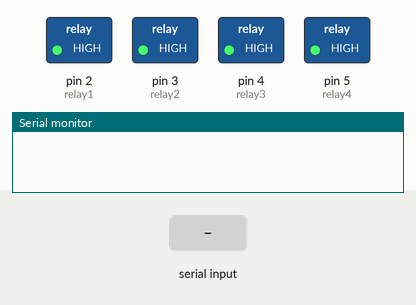
Bench run of a sketch on a simulated Arduino Uno, built with avr-gcc and run on an emulated ATmega328P. Shown: switched loads named in the sketch (green lamp = pin HIGH), the last lines printed to the serial monitor. Inputs (shaded band) come from the test bench.

Above: at 1.2 s.
1.3 s: "B" received over Serial
At 2.4 s:
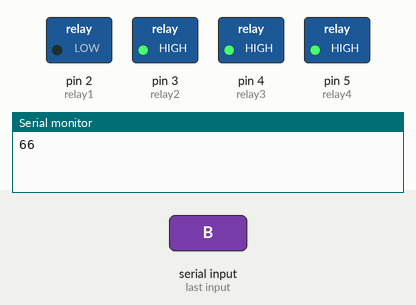
2.8 s: byte 72 (72) received over Serial
At 3.5 s:
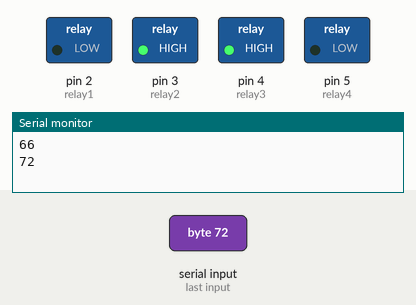
4.3 s: byte 74 (74) received over Serial
At 4.7 s:
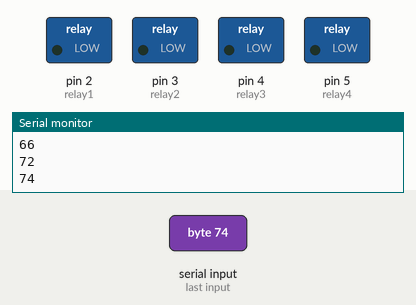
5.8 s: byte 71 (71) received over Serial
At 7.0 s:
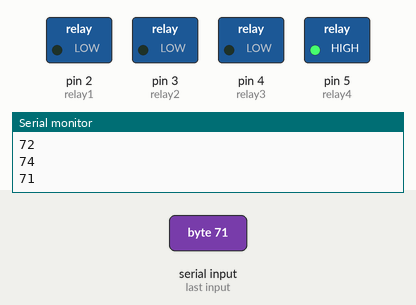
7.3 s: "A" received over Serial
At 8.1 s:
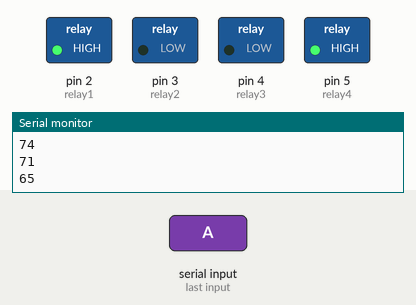
8.8 s: "C" received over Serial
At 9.3 s:
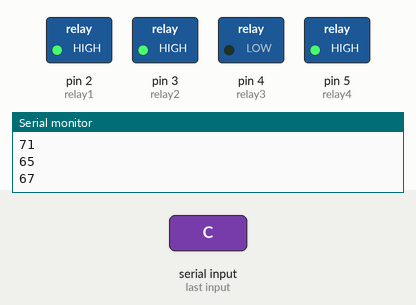
Timing chart, 0 to 11.3 s (numbered marks = the images above; inputs shaded):
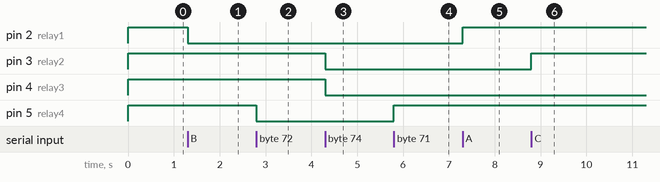

The sketch:

Bluetooth_Home_Automation.ino
```cpp
//RHYTHM SHAH
//using ports 2,Tx,Rx
int relay1 = 2;
int relay2 = 3;
int relay3 = 4;
int relay4 = 5;
int val;
void setup() {
Serial.begin(9600);
pinMode(relay1,OUTPUT);
pinMode(relay2,OUTPUT);
pinMode(relay3,OUTPUT);
pinMode(relay4,OUTPUT);

digitalWrite(relay1,HIGH);
digitalWrite(relay2,HIGH);
digitalWrite(relay3,HIGH);
digitalWrite(relay4,HIGH);
}
void loop() {
//check data serial from bluetooth android App
while (Serial.available() > 0)
{
val = Serial.read();
Serial.println(val);
}
//Relay is on
if( val == 66 )
{
digitalWrite(relay1,LOW);
}
//relay is off
else if( val == 65 )
{
digitalWrite(relay1,HIGH);
}
else if( val == 67 )
{
digitalWrite(relay2,HIGH);
}
else if( val == 68 )
{
digitalWrite(relay2,LOW);
}
else if( val == 69 )
{
digitalWrite(relay3,HIGH);
}
else if( val == 70 )
{
digitalWrite(relay3,LOW);
}

else if( val == 71 )
{
digitalWrite(relay4,HIGH);
}
else if( val == 72 )
{
digitalWrite(relay4,LOW);
}
else if( val == 73 )
{
digitalWrite(relay1,HIGH);
digitalWrite(relay2,HIGH);
digitalWrite(relay3,HIGH);
digitalWrite(relay4,HIGH);
}
else if( val == 74 )
{
digitalWrite(relay1,LOW);
digitalWrite(relay2,LOW);
digitalWrite(relay3,LOW);
digitalWrite(relay4,LOW);
}
}
```

Measured:
- after the input at 1.3 s, pin 2 (relay1): HIGH → LOW at once
- after the input at 2.8 s, pin 5 (relay4): HIGH → LOW at once
- after the input at 4.3 s, pin 3 (relay2), pin 4 (relay3): HIGH → LOW at once
- after the input at 5.8 s, pin 5 (relay4): LOW → HIGH at once
- after the input at 7.3 s, pin 2 (relay1): LOW → HIGH at once
- after the input at 8.8 s, pin 3 (relay2): LOW → HIGH at once
